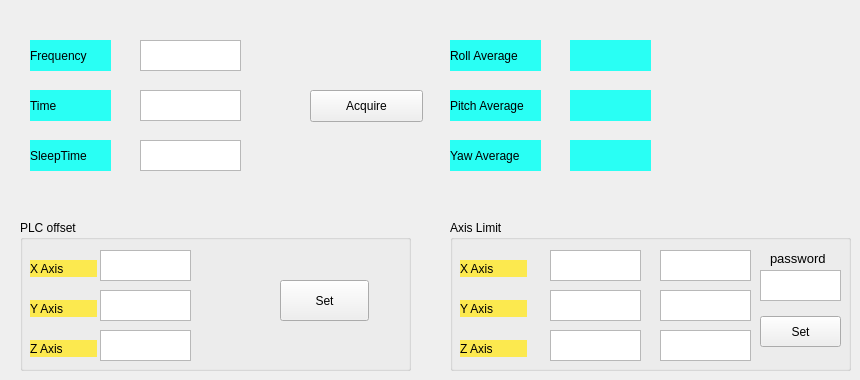
       <widget class="QWidget" name="tab_4">
        <attribute name="title">
         <string>Tab 2</string>
        </attribute>
        <widget class="QLabel" name="label_23">
         <property name="geometry">
          <rect>
           <x>30</x>
           <y>40</y>
           <width>81</width>
           <height>31</height>
          </rect>
         </property>
         <property name="styleSheet">
          <string notr="true">background-color: rgb(41, 255, 244);</string>
         </property>
         <property name="text">
          <string>Frequency</string>
         </property>
        </widget>
        <widget class="QLabel" name="label_24">
         <property name="geometry">
          <rect>
           <x>30</x>
           <y>90</y>
           <width>81</width>
           <height>31</height>
          </rect>
         </property>
         <property name="styleSheet">
          <string notr="true">background-color: rgb(41, 255, 244);</string>
         </property>
         <property name="text">
          <string>Time</string>
         </property>
        </widget>
        <widget class="QLabel" name="label_25">
         <property name="geometry">
          <rect>
           <x>30</x>
           <y>140</y>
           <width>81</width>
           <height>31</height>
          </rect>
         </property>
         <property name="styleSheet">
          <string notr="true">background-color: rgb(41, 255, 244);</string>
         </property>
         <property name="text">
          <string>SleepTime</string>
         </property>
        </widget>
        <widget class="QTextEdit" name="textEditFrequency">
         <property name="geometry">
          <rect>
           <x>140</x>
           <y>40</y>
           <width>101</width>
           <height>31</height>
          </rect>
         </property>
        </widget>
        <widget class="QTextEdit" name="textEditTime">
         <property name="geometry">
          <rect>
           <x>140</x>
           <y>90</y>
           <width>101</width>
           <height>31</height>
          </rect>
         </property>
        </widget>
        <widget class="QTextEdit" name="textEditSleepTime">
         <property name="geometry">
          <rect>
           <x>140</x>
           <y>140</y>
           <width>101</width>
           <height>31</height>
          </rect>
         </property>
        </widget>
        <widget class="QPushButton" name="ButtonAcquire">
         <property name="geometry">
          <rect>
           <x>310</x>
           <y>90</y>
           <width>113</width>
           <height>32</height>
          </rect>
         </property>
         <property name="text">
          <string>Acquire</string>
         </property>
        </widget>
        <widget class="QLabel" name="label_26">
         <property name="geometry">
          <rect>
           <x>450</x>
           <y>40</y>
           <width>91</width>
           <height>31</height>
          </rect>
         </property>
         <property name="styleSheet">
          <string notr="true">background-color: rgb(41, 255, 244);</string>
         </property>
         <property name="text">
          <string>Roll Average</string>
         </property>
        </widget>
        <widget class="QLabel" name="label_27">
         <property name="geometry">
          <rect>
           <x>450</x>
           <y>140</y>
           <width>91</width>
           <height>31</height>
          </rect>
         </property>
         <property name="styleSheet">
          <string notr="true">background-color: rgb(41, 255, 244);</string>
         </property>
         <property name="text">
          <string>Yaw Average</string>
         </property>
        </widget>
        <widget class="QLabel" name="label_28">
         <property name="geometry">
          <rect>
           <x>450</x>
           <y>90</y>
           <width>91</width>
           <height>31</height>
          </rect>
         </property>
         <property name="styleSheet">
          <string notr="true">background-color: rgb(41, 255, 244);</string>
         </property>
         <property name="text">
          <string>Pitch Average</string>
         </property>
        </widget>
        <widget class="QLabel" name="labelRollAverage">
         <property name="geometry">
          <rect>
           <x>570</x>
           <y>40</y>
           <width>81</width>
           <height>31</height>
          </rect>
         </property>
         <property name="styleSheet">
          <string notr="true">background-color: rgb(41, 255, 244);</string>
         </property>
         <property name="text">
          <string/>
         </property>
        </widget>
        <widget class="QLabel" name="labelPitchAverage">
         <property name="geometry">
          <rect>
           <x>570</x>
           <y>90</y>
           <width>81</width>
           <height>31</height>
          </rect>
         </property>
         <property name="styleSheet">
          <string notr="true">background-color: rgb(41, 255, 244);</string>
         </property>
         <property name="text">
          <string/>
         </property>
        </widget>
        <widget class="QLabel" name="labelYawAverage">
         <property name="geometry">
          <rect>
           <x>570</x>
           <y>140</y>
           <width>81</width>
           <height>31</height>
          </rect>
         </property>
         <property name="styleSheet">
          <string notr="true">background-color: rgb(41, 255, 244);</string>
         </property>
         <property name="text">
          <string/>
         </property>
        </widget>
        <widget class="QGroupBox" name="groupBoxAxisSpeed_4">
         <property name="geometry">
          <rect>
           <x>20</x>
           <y>220</y>
           <width>391</width>
           <height>151</height>
          </rect>
         </property>
         <property name="title">
          <string>PLC offset</string>
         </property>
         <widget class="QLabel" name="label_30">
          <property name="geometry">
           <rect>
            <x>10</x>
            <y>40</y>
            <width>67</width>
            <height>17</height>
           </rect>
          </property>
          <property name="styleSheet">
           <string notr="true">background-color: rgb(252, 233, 79);</string>
          </property>
          <property name="text">
           <string>X Axis</string>
          </property>
         </widget>
         <widget class="QLabel" name="label_32">
          <property name="geometry">
           <rect>
            <x>10</x>
            <y>80</y>
            <width>67</width>
            <height>17</height>
           </rect>
          </property>
          <property name="styleSheet">
           <string notr="true">background-color: rgb(252, 233, 79);</string>
          </property>
          <property name="text">
           <string>Y Axis</string>
          </property>
         </widget>
         <widget class="QLabel" name="label_33">
          <property name="geometry">
           <rect>
            <x>10</x>
            <y>120</y>
            <width>67</width>
            <height>17</height>
           </rect>
          </property>
          <property name="styleSheet">
           <string notr="true">background-color: rgb(252, 233, 79);</string>
          </property>
          <property name="text">
           <string>Z Axis</string>
          </property>
         </widget>
         <widget class="QTextEdit" name="textEditXPLCOffset">
          <property name="geometry">
           <rect>
            <x>80</x>
            <y>30</y>
            <width>91</width>
            <height>31</height>
           </rect>
          </property>
         </widget>
         <widget class="QTextEdit" name="textEditYPLCOffset">
          <property name="geometry">
           <rect>
            <x>80</x>
            <y>70</y>
            <width>91</width>
            <height>31</height>
           </rect>
          </property>
         </widget>
         <widget class="QTextEdit" name="textEditZPLCOffset">
          <property name="geometry">
           <rect>
            <x>80</x>
            <y>110</y>
            <width>91</width>
            <height>31</height>
           </rect>
          </property>
         </widget>
         <widget class="QPushButton" name="pushButtonSetPLCOffset">
          <property name="geometry">
           <rect>
            <x>260</x>
            <y>60</y>
            <width>89</width>
            <height>41</height>
           </rect>
          </property>
          <property name="text">
           <string>Set</string>
          </property>
         </widget>
        </widget>
        <widget class="QGroupBox" name="groupBoxSetAxisLimit">
         <property name="geometry">
          <rect>
           <x>450</x>
           <y>220</y>
           <width>401</width>
           <height>151</height>
          </rect>
         </property>
         <property name="title">
          <string>Axis Limit</string>
         </property>
         <widget class="QLabel" name="label_Axis">
          <property name="geometry">
           <rect>
            <x>10</x>
            <y>40</y>
            <width>67</width>
            <height>17</height>
           </rect>
          </property>
          <property name="styleSheet">
           <string notr="true">background-color: rgb(252, 233, 79);</string>
          </property>
          <property name="text">
           <string>X Axis</string>
          </property>
         </widget>
         <widget class="QLabel" name="label_Yxis">
          <property name="geometry">
           <rect>
            <x>10</x>
            <y>80</y>
            <width>67</width>
            <height>17</height>
           </rect>
          </property>
          <property name="styleSheet">
           <string notr="true">background-color: rgb(252, 233, 79);</string>
          </property>
          <property name="text">
           <string>Y Axis</string>
          </property>
         </widget>
         <widget class="QLabel" name="label_Zxis">
          <property name="geometry">
           <rect>
            <x>10</x>
            <y>120</y>
            <width>67</width>
            <height>17</height>
           </rect>
          </property>
          <property name="styleSheet">
           <string notr="true">background-color: rgb(252, 233, 79);</string>
          </property>
          <property name="text">
           <string>Z Axis</string>
          </property>
         </widget>
         <widget class="QPushButton" name="pushButtonSetLimit">
          <property name="geometry">
           <rect>
            <x>310</x>
            <y>96</y>
            <width>81</width>
            <height>31</height>
           </rect>
          </property>
          <property name="text">
           <string>Set</string>
          </property>
         </widget>
         <widget class="QLabel" name="zMaxLimit_2">
          <property name="geometry">
           <rect>
            <x>90</x>
            <y>120</y>
            <width>91</width>
            <height>21</height>
           </rect>
          </property>
          <property name="text">
           <string/>
          </property>
          <property name="alignment">
           <set>Qt::AlignCenter</set>
          </property>
         </widget>
         <widget class="QLabel" name="xMaxLimit_2">
          <property name="geometry">
           <rect>
            <x>90</x>
            <y>40</y>
            <width>91</width>
            <height>21</height>
           </rect>
          </property>
          <property name="text">
           <string/>
          </property>
          <property name="alignment">
           <set>Qt::AlignCenter</set>
          </property>
         </widget>
         <widget class="QLabel" name="yMaxLimit_2">
          <property name="geometry">
           <rect>
            <x>90</x>
            <y>80</y>
            <width>91</width>
            <height>21</height>
           </rect>
          </property>
          <property name="text">
           <string/>
          </property>
          <property name="alignment">
           <set>Qt::AlignCenter</set>
          </property>
         </widget>
         <widget class="QLabel" name="zMinLimit_2">
          <property name="geometry">
           <rect>
            <x>200</x>
            <y>120</y>
            <width>91</width>
            <height>21</height>
           </rect>
          </property>
          <property name="text">
           <string/>
          </property>
          <property name="alignment">
           <set>Qt::AlignCenter</set>
          </property>
         </widget>
         <widget class="QLabel" name="xMinLimit_2">
          <property name="geometry">
           <rect>
            <x>200</x>
            <y>40</y>
            <width>91</width>
            <height>21</height>
           </rect>
          </property>
          <property name="text">
           <string/>
          </property>
          <property name="alignment">
           <set>Qt::AlignCenter</set>
          </property>
         </widget>
         <widget class="QLabel" name="yMinLimit_2">
          <property name="geometry">
           <rect>
            <x>200</x>
            <y>80</y>
            <width>91</width>
            <height>21</height>
           </rect>
          </property>
          <property name="text">
           <string/>
          </property>
          <property name="alignment">
           <set>Qt::AlignCenter</set>
          </property>
         </widget>
         <widget class="QTextEdit" name="textEditSetXMaxLimit">
          <property name="geometry">
           <rect>
            <x>100</x>
            <y>30</y>
            <width>91</width>
            <height>31</height>
           </rect>
          </property>
         </widget>
         <widget class="QTextEdit" name="textEditSetXMinLimit">
          <property name="geometry">
           <rect>
            <x>210</x>
            <y>30</y>
            <width>91</width>
            <height>31</height>
           </rect>
          </property>
         </widget>
         <widget class="QTextEdit" name="textEditSetYMinLimit">
          <property name="geometry">
           <rect>
            <x>210</x>
            <y>70</y>
            <width>91</width>
            <height>31</height>
           </rect>
          </property>
         </widget>
         <widget class="QTextEdit" name="textEditSetYMaxLimit">
          <property name="geometry">
           <rect>
            <x>100</x>
            <y>70</y>
            <width>91</width>
            <height>31</height>
           </rect>
          </property>
         </widget>
         <widget class="QTextEdit" name="textEditSetZMinLimit">
          <property name="geometry">
           <rect>
            <x>210</x>
            <y>110</y>
            <width>91</width>
            <height>31</height>
           </rect>
          </property>
         </widget>
         <widget class="QTextEdit" name="textEditSetZMaxLimit">
          <property name="geometry">
           <rect>
            <x>100</x>
            <y>110</y>
            <width>91</width>
            <height>31</height>
           </rect>
          </property>
         </widget>
         <widget class="QLabel" name="label_SetPasswd">
          <property name="geometry">
           <rect>
            <x>320</x>
            <y>30</y>
            <width>61</width>
            <height>16</height>
           </rect>
          </property>
          <property name="font">
           <font>
            <pointsize>10</pointsize>
           </font>
          </property>
          <property name="text">
           <string>password</string>
          </property>
         </widget>
         <widget class="QTextEdit" name="textEditSetAxisLimit">
          <property name="geometry">
           <rect>
            <x>310</x>
            <y>50</y>
            <width>81</width>
            <height>31</height>
           </rect>
          </property>
         </widget>
        </widget>
       </widget>
